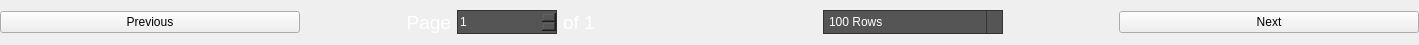
<?xml version="1.0" encoding="UTF-8"?>
<ui version="4.0">
 <class>Form</class>
 <widget class="QWidget" name="Form">
  <property name="geometry">
   <rect>
    <x>0</x>
    <y>0</y>
    <width>1419</width>
    <height>45</height>
   </rect>
  </property>
  <property name="maximumSize">
   <size>
    <width>16777215</width>
    <height>71</height>
   </size>
  </property>
  <property name="windowTitle">
   <string>Form</string>
  </property>
  <property name="styleSheet">
   <string notr="true">QLabel {
	color:white; 
}

QComboBox {
	color:white; 
	background-color: #555555;
	border: 1px solid #30333b; 
	padding-left:5px;
}
QComboBox::drop-down:button {
	border-left: 1px solid #30333b; 
}

QComboBox::item { /*current hightlighted item */ 
	background-color: rgb(107, 108, 108);
}

QComboBox::item:selected { /*current active item */ 
	background-color:rgb(66, 78, 101);
	
}
QComboBox::popup { /* item when choosing */ 
	min-height:100px; 
 	background-color: #363f4d; 
	border: 1px solid #30333b; 
 	color:white; 
}

QSpinBox {
	color:white; 
	background-color: #555555;
	border: 1px solid #30333b; 
} 
</string>
  </property>
  <layout class="QVBoxLayout" name="verticalLayout">
   <property name="leftMargin">
    <number>0</number>
   </property>
   <property name="topMargin">
    <number>0</number>
   </property>
   <property name="rightMargin">
    <number>0</number>
   </property>
   <property name="bottomMargin">
    <number>0</number>
   </property>
   <item>
    <widget class="QWidget" name="historyFooter" native="true">
     <property name="minimumSize">
      <size>
       <width>0</width>
       <height>0</height>
      </size>
     </property>
     <layout class="QHBoxLayout" name="horizontalLayout_62">
      <property name="spacing">
       <number>-1</number>
      </property>
      <property name="leftMargin">
       <number>0</number>
      </property>
      <property name="topMargin">
       <number>0</number>
      </property>
      <property name="rightMargin">
       <number>0</number>
      </property>
      <property name="bottomMargin">
       <number>0</number>
      </property>
      <item>
       <widget class="QPushButton" name="prevBtn">
        <property name="maximumSize">
         <size>
          <width>300</width>
          <height>16777215</height>
         </size>
        </property>
        <property name="text">
         <string>Previous</string>
        </property>
       </widget>
      </item>
      <item>
       <widget class="QWidget" name="pageWidget" native="true">
        <property name="maximumSize">
         <size>
          <width>16777215</width>
          <height>16777215</height>
         </size>
        </property>
        <layout class="QHBoxLayout" name="horizontalLayout_11">
         <property name="topMargin">
          <number>0</number>
         </property>
         <property name="bottomMargin">
          <number>0</number>
         </property>
         <item>
          <widget class="QLabel" name="historyCurrentSectionLabel">
           <property name="font">
            <font>
             <pointsize>14</pointsize>
            </font>
           </property>
           <property name="layoutDirection">
            <enum>Qt::LeftToRight</enum>
           </property>
           <property name="text">
            <string>Page</string>
           </property>
           <property name="alignment">
            <set>Qt::AlignRight|Qt::AlignTrailing|Qt::AlignVCenter</set>
           </property>
          </widget>
         </item>
         <item>
          <widget class="QSpinBox" name="QSpinBox">
           <property name="minimumSize">
            <size>
             <width>0</width>
             <height>24</height>
            </size>
           </property>
           <property name="maximumSize">
            <size>
             <width>100</width>
             <height>16777215</height>
            </size>
           </property>
           <property name="minimum">
            <number>1</number>
           </property>
          </widget>
         </item>
         <item>
          <widget class="QLabel" name="pageLabel">
           <property name="font">
            <font>
             <pointsize>14</pointsize>
            </font>
           </property>
           <property name="text">
            <string>of 1</string>
           </property>
          </widget>
         </item>
        </layout>
       </widget>
      </item>
      <item>
       <widget class="QWidget" name="rowsWidget" native="true">
        <property name="maximumSize">
         <size>
          <width>16777215</width>
          <height>16777215</height>
         </size>
        </property>
        <layout class="QHBoxLayout" name="horizontalLayout_73">
         <property name="leftMargin">
          <number>5</number>
         </property>
         <property name="topMargin">
          <number>5</number>
         </property>
         <property name="rightMargin">
          <number>5</number>
         </property>
         <property name="bottomMargin">
          <number>5</number>
         </property>
         <item>
          <widget class="QComboBox" name="QComboBox">
           <property name="minimumSize">
            <size>
             <width>0</width>
             <height>24</height>
            </size>
           </property>
           <property name="maximumSize">
            <size>
             <width>180</width>
             <height>16777215</height>
            </size>
           </property>
           <item>
            <property name="text">
             <string>100 Rows</string>
            </property>
           </item>
           <item>
            <property name="text">
             <string>200 Rows</string>
            </property>
           </item>
           <item>
            <property name="text">
             <string>300 Rows</string>
            </property>
           </item>
          </widget>
         </item>
        </layout>
       </widget>
      </item>
      <item>
       <widget class="QPushButton" name="nextBtn">
        <property name="maximumSize">
         <size>
          <width>300</width>
          <height>16777215</height>
         </size>
        </property>
        <property name="text">
         <string>Next</string>
        </property>
       </widget>
      </item>
     </layout>
    </widget>
   </item>
  </layout>
 </widget>
 <resources/>
 <connections/>
</ui>
